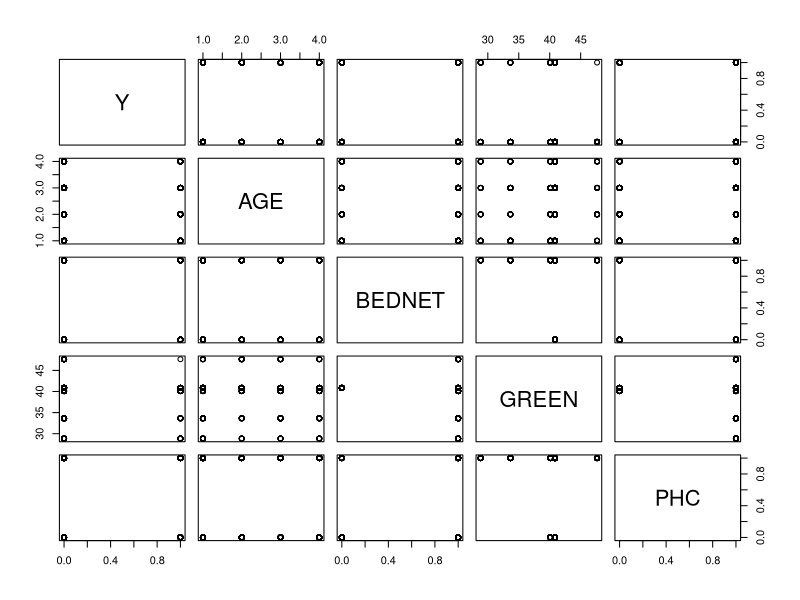
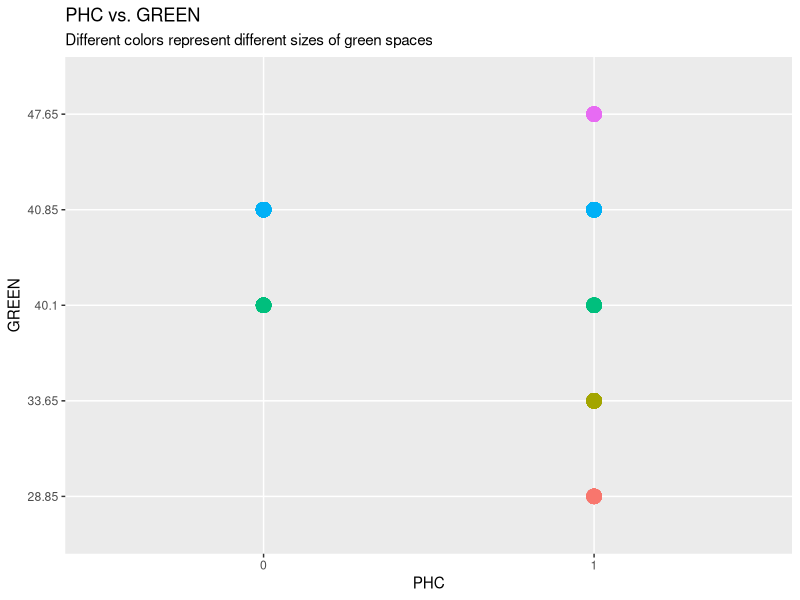

The R source for these figures, in order:
## ---- chunk 1
knitr::opts_chunk$set(fig.width=5, fig.height=3) 
library(dplyr)
library(knitr)
library(ggplot2)
#read in the data set
gambia <-read.csv("gambiaMissing.csv")
## ---- chunk 2
table(gambia$AGE) %>% as.data.frame() %>% kable(col.names = c("Age", "Freq"))

## ---- chunk 3
table(gambia$GREEN) %>% as.data.frame() %>% kable(col.names = c("Green", "Freq"))

## ---- chunk 4
attach(gambia)
i <- which(is.na(BEDNET))
m_gambia <- gambia[i,]
Feature <- c("Missing Age", "Age", "Missing Green", "Green", "Missing PHC", "PHC")
quant_tab <- cbind(Feature, rbind(quantile(m_gambia$AGE), quantile(AGE), quantile(m_gambia$GREEN), quantile(GREEN), quantile(m_gambia$PHC), quantile(PHC)))
kable(quant_tab)
detach(gambia)
## ---- chunk 5
pairs(gambia)

kable(cor(gambia[-i,])) #index i can be found in my code
## ---- chunk 6
ggplot(gambia[-i,], aes(x=factor(PHC), y = factor(GREEN), color = factor(GREEN), size = 5)) + geom_point() + ggtitle("PHC vs. GREEN", subtitle = "Different colors represent different sizes of green spaces") + theme(legend.position="none") + xlab("PHC") + ylab("GREEN") 
